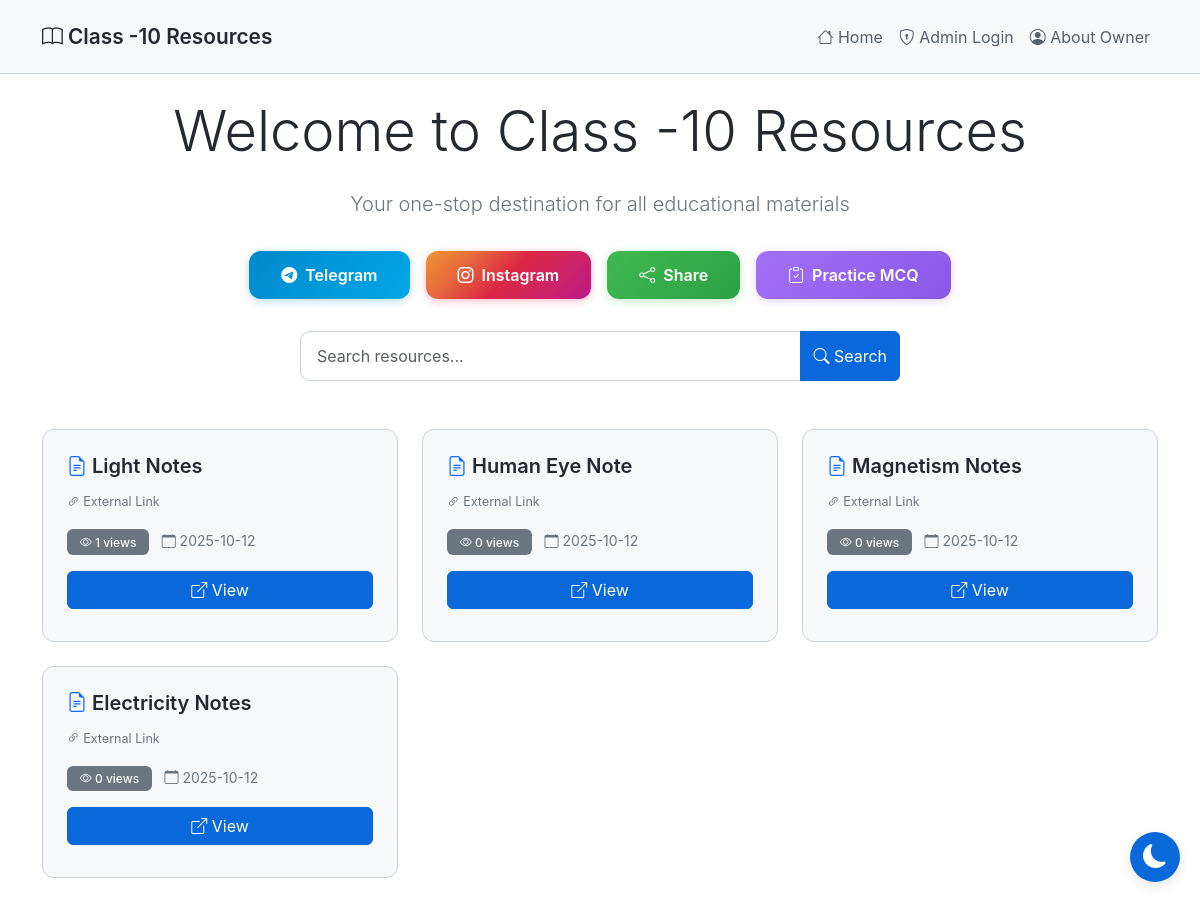
Before: / with the older database file.
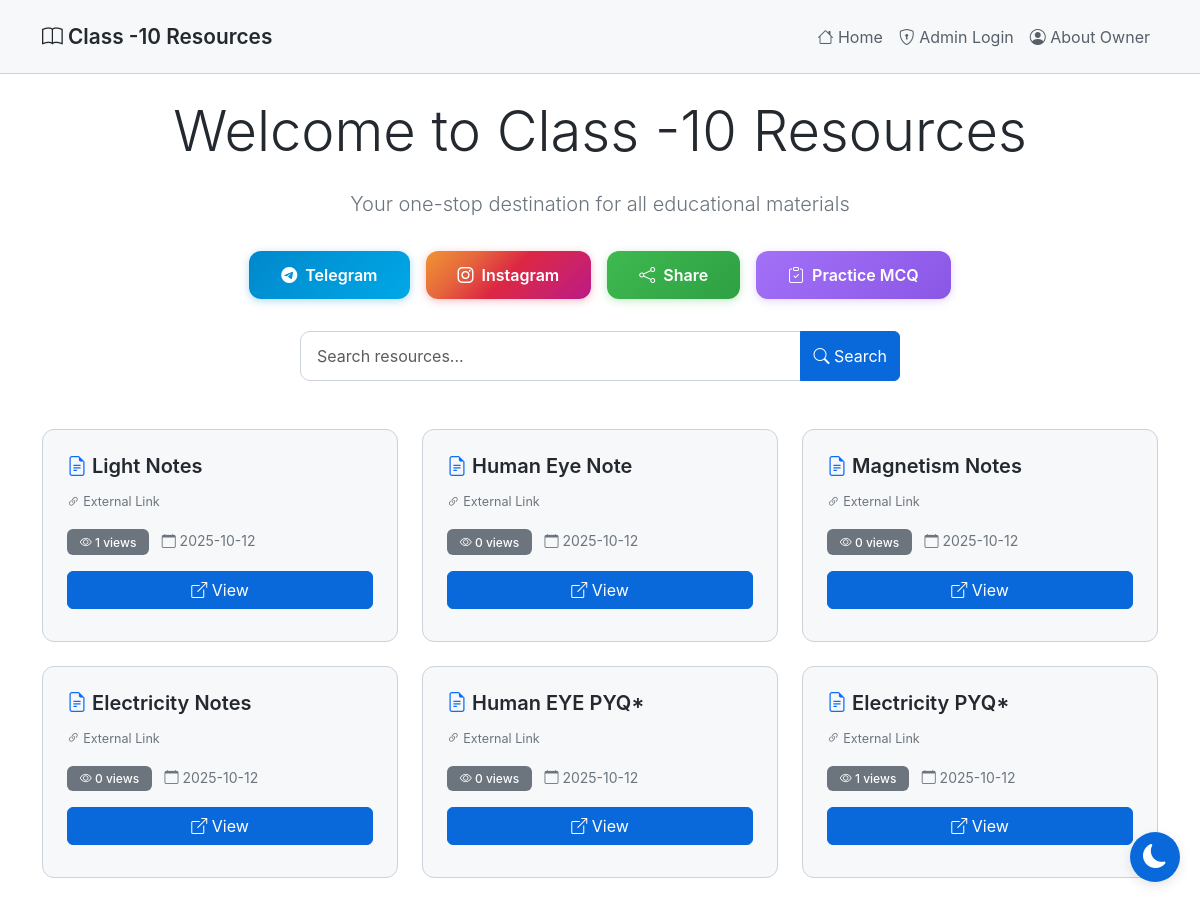
After: the same page with the newer database file.
### tables this page shows
CREATE TABLE resources
                 (id INTEGER PRIMARY KEY AUTOINCREMENT,
                  name TEXT NOT NULL,
                  link TEXT,
                  filename TEXT,
                  view_count INTEGER DEFAULT 0,
                  created_at TIMESTAMP DEFAULT CURRENT_TIMESTAMP);

### app.py (the view)
@app.route('/')
def index():
    conn = sqlite3.connect('database.db')
    conn.row_factory = sqlite3.Row
    c = conn.cursor()
    search_query = request.args.get('search', '')
    if search_query:
        c.execute('SELECT * FROM resources WHERE name LIKE ? ORDER BY created_at ASC',
                  ('%' + search_query + '%',))
    else:
        c.execute('SELECT * FROM resources ORDER BY created_at ASC')
    resources = c.fetchall()
    c.execute('SELECT * FROM owner_info WHERE id = 1')
    owner_info = c.fetchone()
    conn.close()
    is_admin = 'admin' in session
    return render_template('index.html', resources=resources, is_admin=is_admin,
                          search_query=search_query, owner_info=owner_info)

### templates/index.html (shortened to what this page needs)
{% extends "base.html" %}
{% block content %}
<div class="text-center my-4">
    <h1 class="display-4 mb-4">Welcome to Class -10 Resources</h1>
    <p class="lead text-secondary">Your one-stop destination for all educational materials</p>
</div>
<div class="action-buttons">
    {% if owner_info %}
    <a href="{{ owner_info['telegram_link'] }}" target="_blank" class="action-btn btn-telegram">
        <i class="bi bi-telegram"></i> Telegram
    </a>
    <a href="{{ owner_info['instagram_link'] }}" target="_blank" class="action-btn btn-instagram">
        <i class="bi bi-instagram"></i> Instagram
    </a>
    {% endif %}
    <button onclick="shareWebsite()" class="action-btn btn-share">
        <i class="bi bi-share"></i> Share
    </button>
    <a href="{{ owner_info['mcq_link'] if owner_info else url_for('practice_mcq') }}" target="_blank" class="action-btn btn-mcq">
        <i class="bi bi-clipboard-check"></i> Practice MCQ
    </a>
</div>
<div class="search-container">
    <form method="GET" action="{{ url_for('index') }}">
        <div class="input-group">
            <input type="text" name="search" id="searchInput" class="form-control search-input"
                   placeholder="Search resources..." value="{{ search_query or '' }}"
                   oninput="autoSearch()">
            <button class="btn btn-primary" type="submit">
                <i class="bi bi-search"></i> Search
            </button>
        </div>
    </form>
</div>
<div class="row mt-5">
    {% if resources %}
        {% for resource in resources %}
        <div class="col-md-6 col-lg-4 mb-4">
            <div class="card h-100">
                <div class="card-body d-flex flex-column">
                    <h5 class="card-title">
                        <i class="bi bi-file-earmark-text text-primary"></i>
                        {{ resource['name'] }}
                    </h5>
                    <div class="card-text mb-3">
                        {% if resource['filename'] %}
                            <small class="text-secondary">
                                <i class="bi bi-paperclip"></i> {{ resource['filename'] }}
                            </small>
                        {% elif resource['link'] %}
                            <small class="text-secondary">
                                <i class="bi bi-link-45deg"></i> External Link
                            </small>
                        {% endif %}
                    </div>
                    <div class="mb-3">
                        <span class="badge bg-secondary">
                            <i class="bi bi-eye"></i> {{ resource['view_count'] }} views
                        </span>
                        <small class="text-secondary ms-2">
                            <i class="bi bi-calendar"></i>
                            {{ resource['created_at'][:10] }}
                        </small>
                    </div>
                    <div class="mt-auto">
                        {% if resource['link'] or resource['filename'] %}
                            <a href="{{ url_for('view_resource', id=resource['id']) }}"
                               class="btn btn-primary w-100 mb-2" target="_blank">
                                <i class="bi bi-box-arrow-up-right"></i> View
                            </a>
                        {% else %}
                            <button class="btn btn-secondary w-100 mb-2" disabled>
                                <i class="bi bi-hourglass-split"></i> Coming Soon
                            </button>
                        {% endif %}
                    </div>
                </div>
            </div>
        </div>
        {% endfor %}
    {% endif %}
</div>
{% endblock %}

### templates/base.html (shortened to what this page needs)
<!DOCTYPE html>
<html lang="en" data-theme="light">
<head>
    <link href="https://cdn.jsdelivr.net/npm/bootstrap@5.3.2/dist/css/bootstrap.min.css" rel="stylesheet">
    <link rel="stylesheet" href="https://cdn.jsdelivr.net/npm/bootstrap-icons@1.11.1/font/bootstrap-icons.css">
</head>
<body>
    <nav class="navbar navbar-expand-lg navbar-dark">
        <div class="container">
            <a class="navbar-brand" href="{{ url_for('index') }}">
                <i class="bi bi-book"></i> Class -10 Resources
            </a>
            <div class="collapse navbar-collapse" id="navbarNav">
                <ul class="navbar-nav ms-auto">
                    <li class="nav-item">
                        <a class="nav-link" href="{{ url_for('index') }}">
                            <i class="bi bi-house"></i> Home
                        </a>
                    </li>
                    {% if session.admin %}
                    <li class="nav-item">
                        <a class="nav-link" href="{{ url_for('add_resource') }}">
                            <i class="bi bi-plus-circle"></i> Add Resource
                        </a>
                    </li>
                    <li class="nav-item">
                        <a class="nav-link" href="{{ url_for('logout') }}">
                            <i class="bi bi-box-arrow-right"></i> Logout
                        </a>
                    </li>
                    {% else %}
                    <li class="nav-item">
                        <a class="nav-link" href="{{ url_for('login') }}">
                            <i class="bi bi-shield-lock"></i> Admin Login
                        </a>
                    </li>
                    {% endif %}
                    <li class="nav-item">
                        <a class="nav-link" href="{{ url_for('about_owner') }}">
                            <i class="bi bi-person-circle"></i> About Owner
                        </a>
                    </li>
                </ul>
            </div>
        </div>
    </nav>
    <div class="container mt-4">
        {% block content %}{% endblock %}
    </div>
    <button class="theme-toggle" id="themeToggle" aria-label="Toggle theme">
        <i class="bi bi-moon-fill" id="themeIcon"></i>
    </button>
</body>
</html>

### templates/base.html (style rules this page uses)
:root { --bg-primary: #ffffff; --bg-secondary: #f6f8fa; --bg-tertiary: #ffffff; --text-primary: #24292f; --text-secondary: #57606a; --border-color: #cbd2d9; --accent-color: #0969da; --success-color: #1a7f37; --danger-color: #cf222e; --shadow-color: rgba(0, 0, 0, 0.1); }
body { background-color: var(--bg-primary); color: var(--text-primary); font-family: -apple-system, BlinkMacSystemFont, 'Segoe UI', 'Noto Sans', Helvetica, Arial, sans-serif; min-height: 100vh; transition: background-color 0.3s ease, color 0.3s ease; }
* { transition: background-color 0.3s ease, color 0.3s ease, border-color 0.3s ease; }
.navbar { background-color: var(--bg-secondary) !important; border-bottom: 1px solid var(--border-color); padding: 1rem 0; }
.navbar-brand { font-weight: 600; color: var(--text-primary) !important; font-size: 1.3rem; }
.nav-link { color: var(--text-secondary) !important; transition: color 0.3s ease; }
.btn-primary { background-color: var(--accent-color); border-color: var(--accent-color); transition: all 0.3s ease; }
.card { background-color: var(--bg-secondary); border: 1px solid var(--border-color); border-radius: 12px; transition: all 0.3s ease; overflow: hidden; }
.card-body { padding: 1.5rem; }
.card-title { color: var(--text-primary); font-weight: 600; margin-bottom: 0.75rem; }
.card-text { color: var(--text-secondary); font-size: 0.9rem; }
.form-control, .form-select { background-color: var(--bg-tertiary); border: 1px solid var(--border-color); color: var(--text-primary); }
.theme-toggle { position: fixed; bottom: 20px; right: 20px; width: 50px; height: 50px; border-radius: 50%; background: var(--accent-color); border: none; color: white; font-size: 1.5rem; cursor: pointer; box-shadow: 0 4px 12px var(--shadow-color); transition: all 0.3s ease; z-index: 1000; display: flex; align-items: center; justify-content: center; }
.action-buttons { display: flex; flex-wrap: wrap; gap: 1rem; justify-content: center; margin: 2rem 0; }
.action-btn { padding: 0.75rem 2rem; font-size: 1rem; font-weight: 600; border-radius: 12px; text-decoration: none; display: inline-flex; align-items: center; gap: 0.5rem; transition: all 0.3s ease; border: none; cursor: pointer; }
.btn-telegram { background: linear-gradient(135deg, #0088cc, #00a8e6); color: white; }
.btn-instagram { background: linear-gradient(135deg, #f09433 0%, #e6683c 25%, #dc2743 50%, #cc2366 75%, #bc1888 100%); color: white; }
.btn-share { background: linear-gradient(135deg, #3fb950, #2ea043); color: white; }
.btn-mcq { background: linear-gradient(135deg, #a371f7, #8957e5); color: white; }
[data-theme="light"] .btn-telegram { box-shadow: 0 2px 8px rgba(0, 136, 204, 0.3); }
[data-theme="light"] .btn-instagram { box-shadow: 0 2px 8px rgba(220, 39, 67, 0.3); }
[data-theme="light"] .btn-share { box-shadow: 0 2px 8px rgba(63, 185, 80, 0.3); }
[data-theme="light"] .btn-mcq { box-shadow: 0 2px 8px rgba(163, 113, 247, 0.3); }
.badge { padding: 0.4rem 0.8rem; border-radius: 6px; font-weight: 500; }
.search-container { max-width: 600px; margin: 2rem auto; }
.search-input { border-radius: 10px; padding: 0.75rem 1rem; }

Changed rows visible on the page:
added resources: name "Human EYE PYQ*", shows "External Link", view_count "0", created_at "2025-10-12"
added resources: name "Electricity PYQ*", shows "External Link", view_count "1", created_at "2025-10-12"
